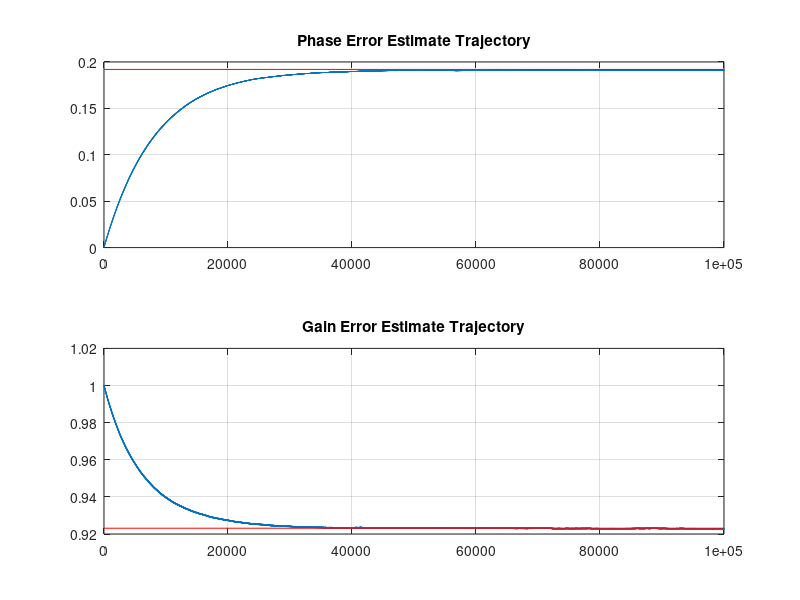
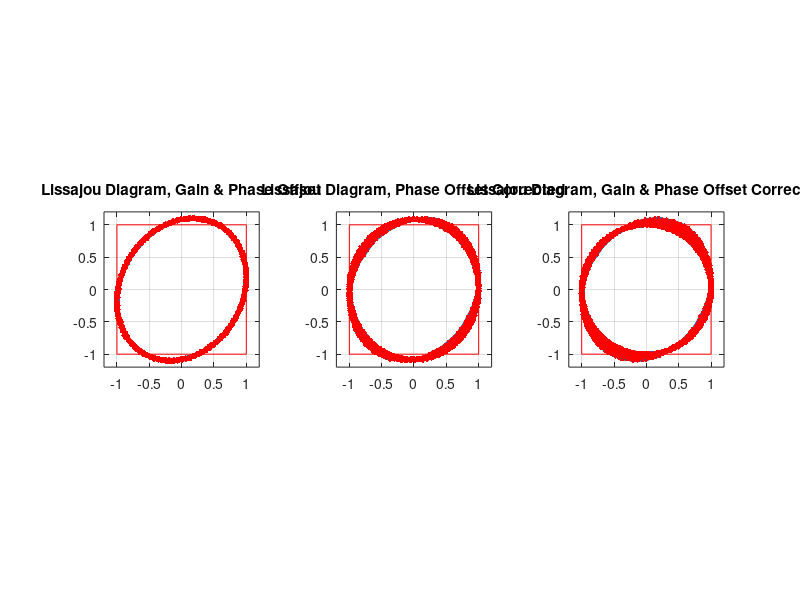
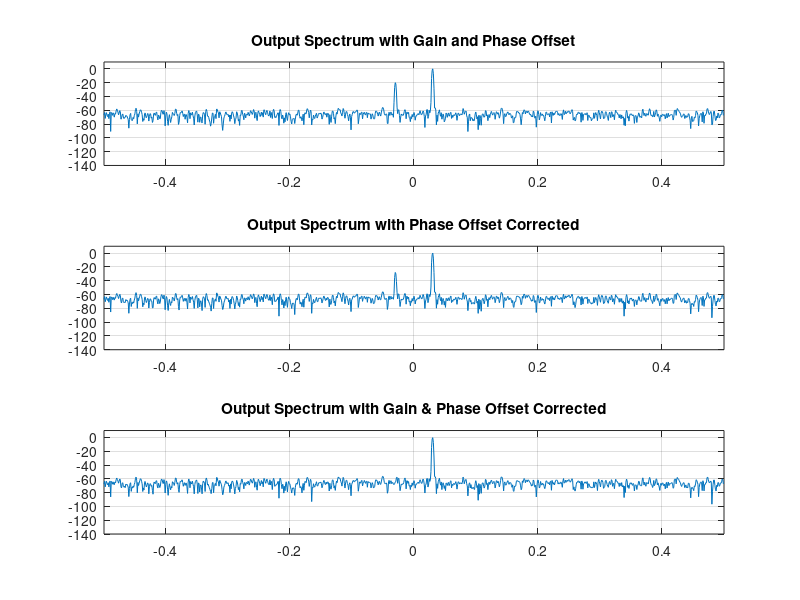

Write MATLAB code to recreate these figures, in order.
% New IQ Correction algorithm, yet the third one
close all;
clear all;
e1 = 0.1; %gain error

%phase error
a1 = 10*pi/180; 
%a1 = -10*pi/180;

%original noise
sgma = 0.01; %noise sigmage

%original sample length
%n_dat = 250000; % number of samples
n_dat = 100000; % number of samples

freq = 0.03;  % relative frequency

amplitude = 1;

%in phase signal, or I
x1=amplitude*cos(2*pi*(0:n_dat-1)*freq)+sgma*randn(1,n_dat);

%quadrature signal, or Q
y1=amplitude*(1+e1)*sin(2*pi*(0:n_dat-1)*freq+a1) + sgma*randn(1,n_dat);

reg_1 = 0;
reg_2 = 1;

%original mu
%mu_1 = 0.0002;
%mu_2 = 0.0001;

%mu adjusted to closest powers of two in order to match VHDL implementation
mu_1 = 0.000244;
mu_2 = 0.000122;


y2=zeros(1,n_dat);
y3=zeros(1,n_dat);
reg_1_sv = zeros(1,n_dat);
reg_2_sv = zeros(1,n_dat);










I_data = fopen('I_data_octave', 'w+t', 'native');
Q_data = fopen('Q_data_octave', 'w+t', 'native');

phase_estimate = fopen('phase_error_estimate_octave', 'w+t', 'native');
gain_estimate = fopen('gain_error_estimate_octave', 'w+t', 'native');



for nn=1:n_dat
    y2(nn) = y1(nn)-reg_1*x1(nn);
    reg_1_sv(nn) = reg_1;
    reg_1 = reg_1 + mu_1*x1(nn)*y2(nn);

    fprintf (I_data, '%f\r\n', x1(nn));
    fprintf (Q_data, '%f\r\n', y1(nn));
    fprintf (phase_estimate, '%f\r\n', reg_1);
    
    y3(nn) = y2(nn)*reg_2;
    reg_2_sv(nn) = reg_2;
    
    %original reg_2
    %reg_2 = reg_2+mu_2*(abs(x1(nn))^2 - abs(y3(nn))^2);

    %proposed reg_2
    reg_2 = reg_2+mu_2*((x1(nn))^2 - (y3(nn))^2);
    fprintf (gain_estimate, '%f\r\n', reg_2);
end


fclose(I_data);
fclose(Q_data);

fclose(phase_estimate);
fclose(gain_estimate);





figure(1)
subplot(2,1,1);
plot(reg_1_sv);
hold on;
plot([0 n_dat], [1 1]*a1*(1+e1), 'r');
hold off;
grid on;
title('Phase Error Estimate Trajectory')

subplot(2,1,2)
plot(reg_2_sv);
hold on

%original plot
%plot([0 n_dat], [1.0 1.0]/(1.0+e1), 'r');

%proposed plot
plot([0 n_dat], [1.0 1.0]/((1.0+e1)*(cos(a1))), 'r');
hold off
grid on
title('Gain Error Estimate Trajectory')
%added following line to make pngs
print("figure1_longer.png", "-dpng")

figure(2)
subplot(1,3,1)
plot(x1,y1)
hold on
plot(x1,y1,'r.')
plot([1 1 -1 -1 1],[1 -1 -1 1 1],'-r')
hold off
grid on
axis('square')
axis([-1.2 1.2 -1.2 1.2])
title('Lissajou Diagram, Gain & Phase Offset')

subplot(1,3,2)
plot(x1, y2)
hold on
plot(x1,y2, 'r.')
plot([1 1 -1 -1 1],[1 -1 -1 1 1],'-r')
hold off
grid on
axis('square')
axis([-1.2 1.2  -1.2 1.2])
title('Lissajou Diagram, Phase Offset Corrected')

subplot(1,3,3)
plot(x1, y3)
hold on
plot(x1,y3, 'r.')
plot([1 1 -1 -1 1],[1 -1 -1 1 1],'-r')
hold off
grid on
axis('square')
axis([-1.2 1.2  -1.2 1.2])
title('Lissajou Diagram, Gain & Phase Offset Corrected')

%added following line to make pngs
print("figure2_longer.png", "-dpng")

figure(3)
subplot(3,1,1)

%original MATLAB code used kaiser window function
%is commented out in this section.
%kaiser is in the package octave-windows
%this package turned out to be hard to install
%kaiser was replaced with blackman-harris window function.
%ww=kaiser(1024,12)';

ww=blackman(1024)';


ww=ww/sum(ww);
tt=n_dat-1023:n_dat;
plot(-0.5:1/1024:0.5-1/1024,fftshift(20*log10(abs(fft((x1(tt)+1i*y1(tt)).*ww)))))
% z=zeros(1,1024);
% for kk=1:1024
%    z(kk)=(x1(tt(kk))+1i*y1(tt(kk)))*ww(kk);
% end
% plot(-0.5:1/1024:0.5-1/1024,fftshift(20*log10(abs(fft(z)))))
grid on
axis([-0.5 0.5 -140 10])
title('Output Spectrum with Gain and Phase Offset')

subplot(3,1,2)
tt=n_dat-1023:n_dat;
% z=zeros(1,1024);
% for kk=1:1024
%     z(kk)=(x1(tt(kk))+1i*y2(tt(kk)))*ww(kk);
% end
% plot(-0.5:1/1024:0.5-1/1024,fftshift(20*log10(abs(fft(z)))));
plot(-0.5:1/1024:0.5-1/1024,fftshift(20*log10(abs(fft((x1(tt)+1i*y2(tt)).*ww)))))
grid on
axis([-0.5 0.5 -140 10])
title('Output Spectrum with Phase Offset Corrected')

subplot(3,1,3)
tt=n_dat-1023:n_dat;
% z=zeros(1,1024);
% for kk=1:1024
%     z(kk)=(x1(tt(kk))+1i*y3(tt(kk)))*ww(kk);
% end
% plot(-0.5:1/1024:0.5-1/1024,fftshift(20*log10(abs(fft(z)))));
plot(-0.5:1/1024:0.5-1/1024,fftshift(20*log10(abs(fft((x1(tt)+1i*y3(tt)).*ww)))))
grid on
axis([-0.5 0.5 -140 10])
title('Output Spectrum with Gain & Phase Offset Corrected')

%added following line to make pngs
print("figure3_longer.png", "-dpng")

disp('last reg_1 is ')
reg_1
disp('last reg_2 is ')reg_2